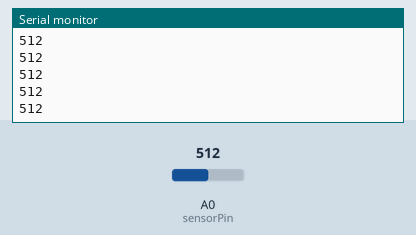
This sketch was run on a simulated Arduino Uno, built with avr-gcc and run on an emulated ATmega328P. Shown: the last lines printed to the serial monitor. The test bench sets the inputs (shaded band); at power-on: A0 (sensorPin) = 512.

Above: at 1.2 s.
1.3 s: A0 (sensorPin) set to 716
At 1.56 s:
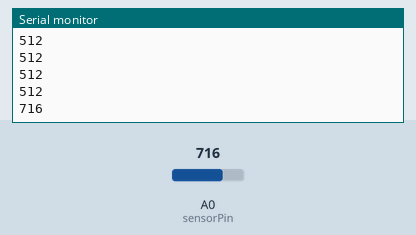
2.8 s: A0 (sensorPin) set to 900
At 2.96 s:
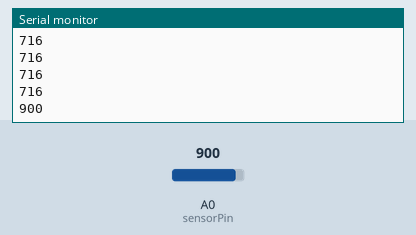
Timing chart, 0 to 5.8 s (numbered marks = the images above; inputs shaded):
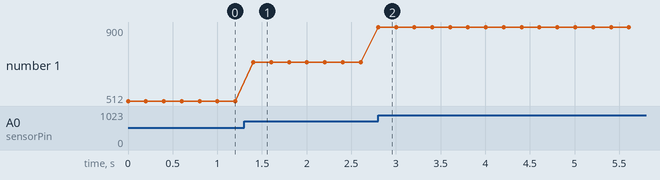

Measured:
- after the input at 1.3 s, the serial monitor: prints a new line after 0.10 s (image 1)
- after the input at 2.8 s, the serial monitor: prints a new line at once (image 2)
- plotted number 1: 512 → 716 after the input at 1.3 s, 716 → 900 after the input at 2.8 s

The sketch:

analogSoundSensorTest.ino
```cpp
#include <SoftwareSerial.h>
SoftwareSerial mySerial(10, 11);

int sensorPin = A0;
int sensorValue = 0;

void setup() {

  Serial.begin(57600);
  while (!Serial) {
    ;
  }
  mySerial.begin(9600);
}

void loop() {
  sensorValue = analogRead(sensorPin);
  Serial.println(sensorValue);
  delay(200);
}
//http://www.dfrobot.com/wiki/index.php/Analog_Sound_Sensor_SKU:_DFR0034
//제조사홈페이지가서 schematic 확인할것
//http://www.dfrobot.com/index.php?route=product/product&path=36_63&product_id=83
//devicemart product 설명은 구버젼이라 선배치바껴있음
```
